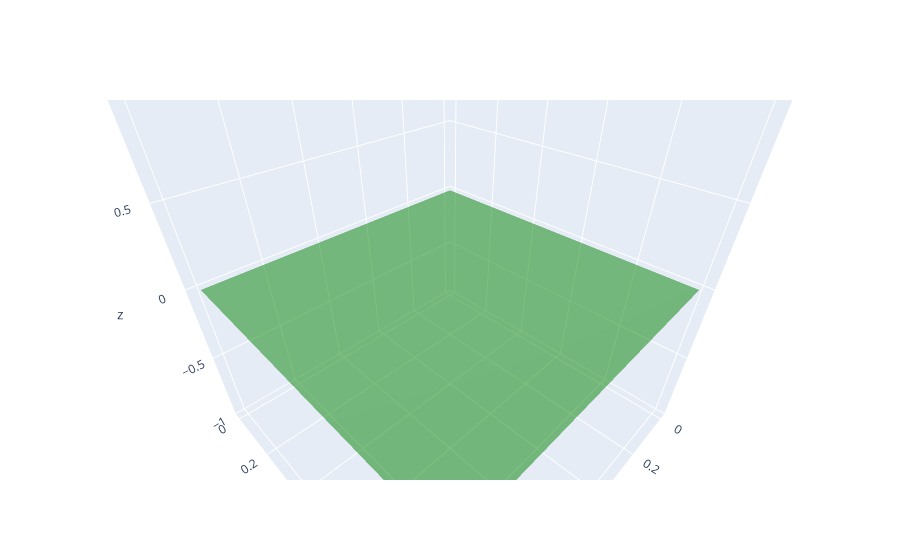

This figure's notebook cell:
### Code cell
fig = go.Figure(data=[{
    'type': 'mesh3d',        
    'x': [0,1,1,0],
    'y': [0,0,1,1],
    'z': [0,0,0,0],
    'color': 'green',
    'opacity': 0.5,
}])
fig.show()

### Figure 1 — Plotly figure (JSON) as saved in the notebook; plotly's stock layout.template omitted (floating-point values rounded to 4 significant figures)
{"data": [{"color": "green", "opacity": 0.5, "type": "mesh3d", "x": [0, 1, 1, 0], "y": [0, 0, 1, 1], "z": [0, 0, 0, 0]}], "layout": {"autosize": true, "scene": {"aspectmode": "auto", "aspectratio": {"x": 1, "y": 1, "z": 1}, "camera": {"center": {"x": 0, "y": 0, "z": 0}, "eye": {"x": 0.7071, "y": 0.7071, "z": 0.7071}, "projection": {"type": "perspective"}, "up": {"x": 0, "y": 0, "z": 1}}}}}
